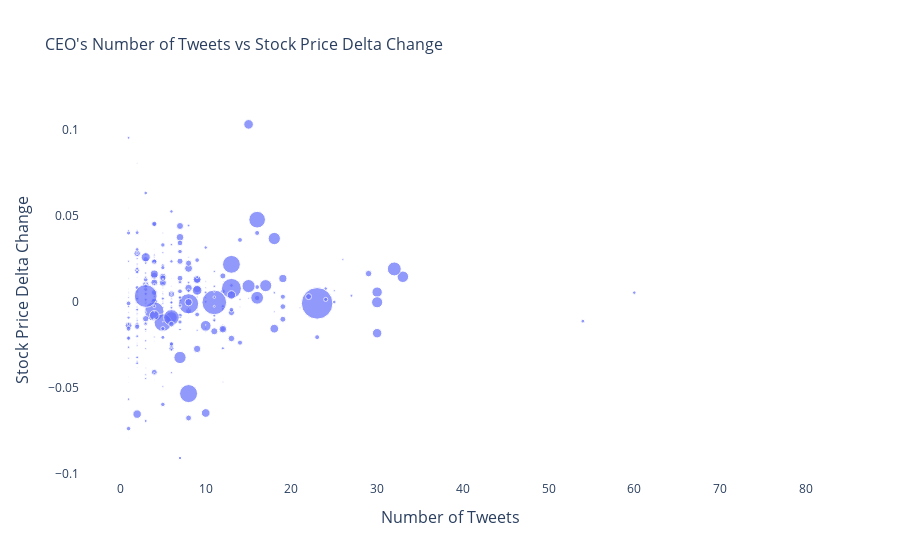

Notebook code for this chart:
### Code cell
fig = go.Figure()
_ = fig.add_trace(go.Scatter(
    x= df_stock_tweets["Agg_count"],
    y= df_stock_tweets['Price_delta'],
    mode="markers",
    marker={"size": df_stock_tweets['Agg_favorite'], "sizemode": "area",
                                    "sizeref": 2*max(df_stock_tweets['Agg_favorite']/1000)},
    hovertemplate= "Polarity of Tweets: %{x:.1f}<br>" +
    "Stock Price Change: %{y:.1f}<br>" +
    "Number of Likes: %{marker.size:,}" +
    "<extra></extra>"
))
fig.update_layout(
    plot_bgcolor="white",
    # hovermode="x",
    xaxis={"title": {"text": "Number of Tweets", "font": {"size": 16}}},
    yaxis={"title": {"text": "Stock Price Delta Change", "font": {"size": 16}}},
    title={'text': "CEO's Number of Tweets vs Stock Price Delta Change", "font": {"size": 16}}
)
fig.show()

### Figure 1 — Plotly figure (JSON) as saved in the notebook; plotly's stock layout.template omitted (floating-point values rounded to 4 significant figures; data arrays with more than 128 entries replaced by an {"elided": "..."} marker saying what was removed)
{"data": [{"hovertemplate": "Polarity of Tweets: %{x:.1f}<br>Stock Price Change: %{y:.1f}<br>Number of Likes: %{marker.size:,}<extra></extra>", "marker": {"size": {"elided": "711 int values"}, "sizemode": "area", "sizeref": 1545.0}, "mode": "markers", "type": "scatter", "x": {"elided": "711 int values"}, "y": {"elided": "711 float values"}}], "layout": {"autosize": true, "plot_bgcolor": "white", "title": {"font": {"size": 16}, "text": "CEO's Number of Tweets vs Stock Price Delta Change"}, "xaxis": {"autorange": true, "range": [-4.598, 81.6], "title": {"font": {"size": 16}, "text": "Number of Tweets"}, "type": "linear"}, "yaxis": {"autorange": true, "range": [-0.1061, 0.1212], "title": {"font": {"size": 16}, "text": "Stock Price Delta Change"}, "type": "linear"}}}
